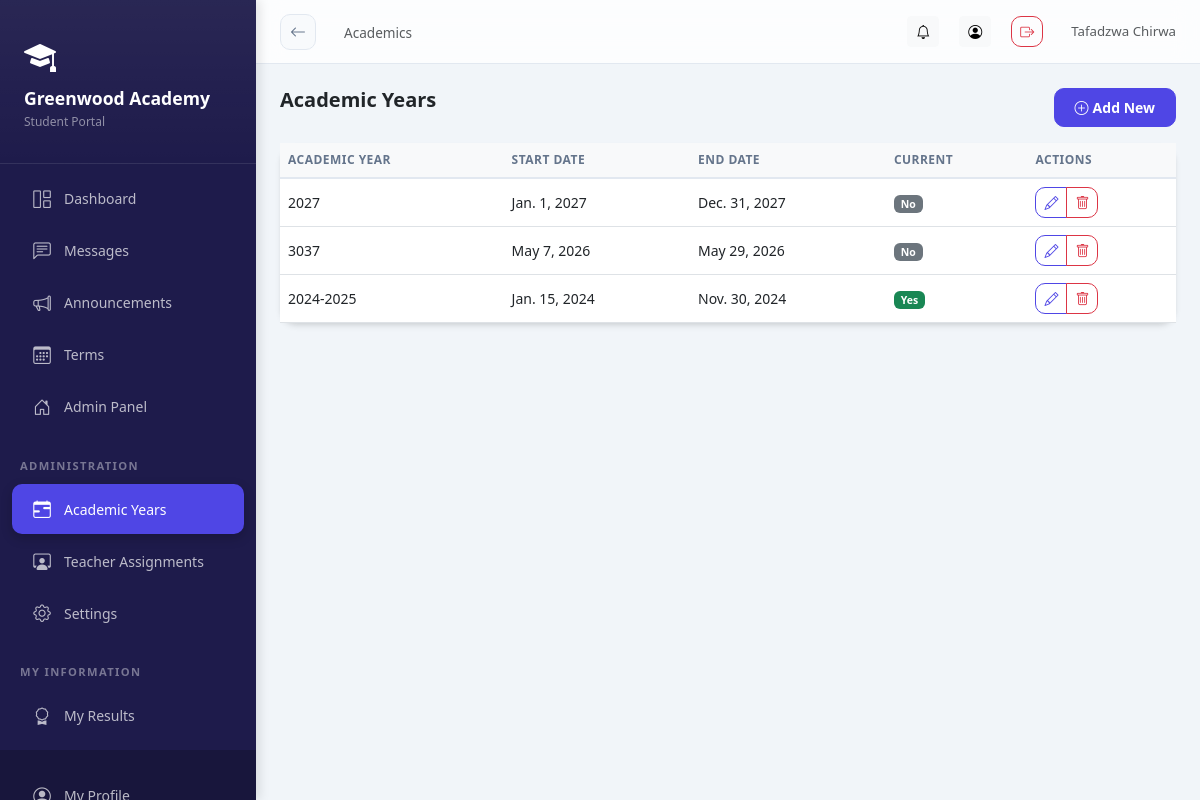
The app's page /academics/years/ (signed in) with its own data.
### schools/models.py (models this page shows, shortened)
class School(models.Model):
    STATUS_CHOICES = [
        ('pending', 'Pending Approval'),
        ('active', 'Active'),
        ('suspended', 'Suspended'),
        ('rejected', 'Rejected'),
    ]
    name = models.CharField(max_length=200)
    subdomain = models.CharField(max_length=50, unique=True, db_index=True)
    email = models.EmailField()
    phone = models.CharField(max_length=20, blank=True)
    address = models.TextField(blank=True)
    logo = models.ImageField(upload_to='school_logos/', blank=True, null=True)
    theme_color = models.CharField(max_length=7, default='#4F46E5', help_text='Hex color code')
    motto = models.CharField(max_length=200, blank=True)
    status = models.CharField(max_length=20, choices=STATUS_CHOICES, default='pending')
    is_demo = models.BooleanField(default=False)
    created_at = models.DateTimeField(auto_now_add=True)
    updated_at = models.DateTimeField(auto_now=True)
    is_deleted = models.BooleanField(default=False)
    parent_registration_enabled = models.BooleanField(default=True)
    registration_token = models.CharField(max_length=100, unique=True, blank=True, null=True)
    subscription_active = models.BooleanField(default=False)
    subscription_expires = models.DateTimeField(null=True, blank=True)
    class Meta:
        ordering = ['-created_at']

class SchoolUser(SyncBaseModel):
    ROLE_CHOICES = [
        ('headmaster', 'Headmaster'),
        ('admin', 'School Admin'),
        ('teacher', 'Teacher'),
        ('student', 'Student'),
        ('parent', 'Parent'),
    ]
    user = models.ForeignKey(User, on_delete=models.CASCADE, related_name='school_memberships')
    school = models.ForeignKey(School, on_delete=models.CASCADE, related_name='members', db_index=True)
    role = models.CharField(max_length=20, choices=ROLE_CHOICES, db_index=True)
    is_active = models.BooleanField(default=True, db_index=True)
    signature = models.ImageField(upload_to='signatures/', blank=True, null=True)
    class Meta:
        unique_together = ['user', 'school']

### academics/models.py (models this page shows)
class AcademicYear(SyncBaseModel):
    school = models.ForeignKey(School, on_delete=models.CASCADE, related_name='academic_years')
    name = models.CharField(max_length=50)  # e.g., "2024-2025"
    start_date = models.DateField()
    end_date = models.DateField()
    is_current = models.BooleanField(default=False)
    objects = TenantManager()
    all_objects = models.Manager()
    class Meta:
        ordering = ['-start_date']
    def __str__(self):
        return f"{self.name} - {self.school.name}"

### academics/views.py (the view)
# urls.py: path('years/', views.AcademicYearListView.as_view(), name='academic_year_list'),
@method_decorator(login_required, name='dispatch')
class AcademicYearListView(ListView):
    model = AcademicYear
    template_name = 'academics/academic_year_list.html'
    context_object_name = 'academic_years'
    def get_queryset(self):
        return AcademicYear.objects.filter(school=self.request.school)

### core/models.py (called while the page is built)
    def get_queryset(self):
        queryset = super().get_queryset()
        school = get_current_school()
        if school:
            return queryset.filter(school=school)
        return queryset

### schools/context_processors.py (called while the page is built)
def school_context(request):
    school = getattr(request, 'school', None)
    school_role = ''
    if school and request.user.is_authenticated:
        try:
            su = SchoolUser.objects.get(user=request.user, school=school, is_active=True)
            school_role = su.role
        except SchoolUser.DoesNotExist:
            pass
    return {
        'current_school': school,
        'school_role': school_role,
    }

### academics/templates/academics/academic_year_list.html (shortened to what this page needs)
{% extends 'base_dashboard.html' %}
{% block page_title %}Academics{% endblock %}
{% block content %}
<div class="d-flex justify-content-between mb-3">
<h5 class="fw-bold mb-0">{% if 'list' in 'academic_year_list' %}{% if 'year' in 'academic_year_list' %}Academic Years{% elif 'level' in 'academic_year_list' %}Class Levels{% elif 'subject' in 'academic_year_list' %}Subjects{% elif 'section' in 'academic_year_list' %}Class Sections{% elif 'assignment' in 'academic_year_list' %}Teacher Assignments{% endif %}{% endif %}</h5>
{% if 'list' in 'academic_year_list' %}<a href="{% if 'year' in 'academic_year_list' %}{% url 'academics:academic_year_add' %}{% elif 'level' in 'academic_year_list' %}{% url 'academics:class_level_add' %}{% elif 'subject' in 'academic_year_list' %}{% url 'academics:subject_add' %}{% elif 'section' in 'academic_year_list' %}{% url 'academics:class_section_add' %}{% elif 'assignment' in 'academic_year_list' %}{% url 'academics:teacher_assignment_add' %}{% endif %}" class="btn btn-primary btn-sm"><i class="bi bi-plus-circle me-1"></i>Add New</a>{% endif %}
</div>
{% if 'list' in 'academic_year_list' %}
<div class="card"><div class="table-responsive"><table class="table table-hover mb-0">
<thead class="table-light"><tr><th>Academic Year</th><th>Start Date</th><th>End Date</th><th>Current</th><th>Actions</th></tr></thead>
<tbody>
{% for obj in academic_years %}
<tr>
  <td>{{ obj.name }}</td>
  <td>{{ obj.start_date }}</td>
  <td>{{ obj.end_date }}</td>
  <td>
    {% if obj.is_current %}
      <span class="badge bg-success">Yes</span>
    {% else %}
      <span class="badge bg-secondary">No</span>
    {% endif %}
  </td>
  <td>
    <div class="btn-group btn-group-sm">
        <a href="{% url 'academics:academic_year_edit' obj.pk %}" class="btn btn-outline-primary" title="Edit">
          <i class="bi bi-pencil"></i>
        </a>
        <a href="{% url 'academics:academic_year_delete' obj.pk %}" class="btn btn-outline-danger" onclick="return confirm('Delete {{ obj }}?');" title="Delete">
          <i class="bi bi-trash"></i>
        </a>
    </div>
  </td>
</tr>
{% empty %}<tr><td colspan="5" class="text-center py-4 text-muted">No academic years yet.</td></tr>
{% endfor %}
</tbody>
</table></div></div>
{% endif %}
{% endblock %}

### templates/base_dashboard.html (shortened to what this page needs)
<!DOCTYPE html>
<html lang="en">
<head>
<link rel="stylesheet" href="https://cdn.jsdelivr.net/npm/bootstrap@5.3.0/dist/css/bootstrap.min.css">
<link rel="stylesheet" href="https://cdn.jsdelivr.net/npm/bootstrap-icons@1.11.0/font/bootstrap-icons.css">
<link href="https://cdn.jsdelivr.net/npm/tom-select@2.2.2/dist/css/tom-select.bootstrap5.css" rel="stylesheet">
</head>
<body>
<div class="sidebar" id="sidebar">
  <div class="sidebar-brand">
    {% if current_school.logo %}
      <img src="{{ current_school.logo.url }}" alt="{{ current_school.name }}" class="rounded">
  {% else %}
    <i class="bi bi-mortarboard-fill text-white mb-2 d-block" style="font-size: 2rem;"></i>
  {% endif %}
  <h5>{{ current_school.name|default:"AcademiaLink" }}</h5>
  <small>{{ school_role|title }} Portal</small>
  </div>
  <nav class="py-2">
    <a href="{% url 'analytics:dashboard' %}" class="nav-link {% if request.path == '/analytics/dashboard/' %}active{% endif %}">
      <i class="bi bi-grid-1x2"></i> Dashboard
    </a>
    <a href="{% url 'messaging:list' %}" class="nav-link {% if 'messages' in request.path %}active{% endif %}">
      <i class="bi bi-chat-left-text"></i> Messages
    </a>
    <a href="{% url 'notifications:announcements' %}" class="nav-link {% if 'announcements' in request.path %}active{% endif %}">
      <i class="bi bi-megaphone"></i> Announcements
    </a>
    <a href="{% url 'results:term_list' %}" class="nav-link {% if 'terms' in request.path %}active{% endif %}">
      <i class="bi bi-calendar3"></i> Terms
    </a>
    <a href="{% url 'dashboard' %}" class="nav-link {% if '/school/dashboard/' in request.path %}active{% endif %}">
      <i class="bi bi-house-door"></i> Admin Panel
    </a>
    <div class="nav-section">Administration</div>
    <a href="{% url 'academics:academic_year_list' %}" class="nav-link {% if 'years' in request.path %}active{% endif %}">
      <i class="bi bi-calendar-range"></i> Academic Years
    </a>
    <a href="{% url 'academics:teacher_assignment_list' %}" class="nav-link {% if 'assignments' in request.path %}active{% endif %}">
      <i class="bi bi-person-workspace"></i> Teacher Assignments
    </a>
    <a href="{% url 'school_settings' %}" class="nav-link {% if 'settings' in request.path %}active{% endif %}">
      <i class="bi bi-gear"></i> Settings
    </a>
    {% if school_role in 'parent,student' %}
    <div class="nav-section">My Information</div>
    {% if school_role == 'student' %}
    <a href="{% url 'results:result_entry' %}" class="nav-link"><i class="bi bi-award"></i> My Results</a>
    {% endif %}
    {% endif %}
  </nav>
  <div class="sidebar-footer">
    <a href="{% url 'accounts:profile' %}" class="nav-link"><i class="bi bi-person-circle"></i> My Profile</a>
  </div>
</div>
<div class="main-content">
  <div class="topbar">
    <div class="topbar-left">
      <a href="javascript:history.back()" class="btn-back d-none d-md-flex" id="global-back-btn" title="Go Back">
        <i class="bi bi-arrow-left"></i>
      </a>
      <nav aria-label="breadcrumb" class="d-none d-md-block">
        <span class="text-muted" style="font-size:.85rem;">{% block page_title %}{% endblock %}</span>
      </nav>
    </div>
    <div class="topbar-right">
      <a href="{% url 'notifications:list' %}" class="btn btn-sm btn-light position-relative" title="Notifications">
        <i class="bi bi-bell"></i>
      </a>
      <a href="{% url 'accounts:profile' %}" class="btn btn-sm btn-light" title="Profile">
        <i class="bi bi-person-circle"></i>
      </a>
      <a href="{% url 'accounts:logout' %}" class="btn btn-sm btn-outline-danger" title="Logout">
        <i class="bi bi-box-arrow-right"></i>
      </a>
      <span class="text-muted d-none d-md-inline-block ms-2" style="font-size:.83rem;">
        {{ user.get_full_name|default:user.username }}
      </span>
    </div>
  </div>
  <div class="page-content">
    {% block content %}{% endblock %}
  </div>
</div>
</body>
</html>

### records on screen
School: name "Greenwood Academy"
SchoolUser: role "Student"
AcademicYear: name "2027", start_date "Jan. 1, 2027", end_date "Dec. 31, 2027", is_current "No"
AcademicYear: name "3037", start_date "May 7, 2026", end_date "May 29, 2026", is_current "No"
AcademicYear: name "2024-2025", start_date "Jan. 15, 2024", end_date "Nov. 30, 2024", is_current "Yes"

### other values on screen
{{ user.get_full_name|default:user.username }} "Tafadzwa Chirwa"
